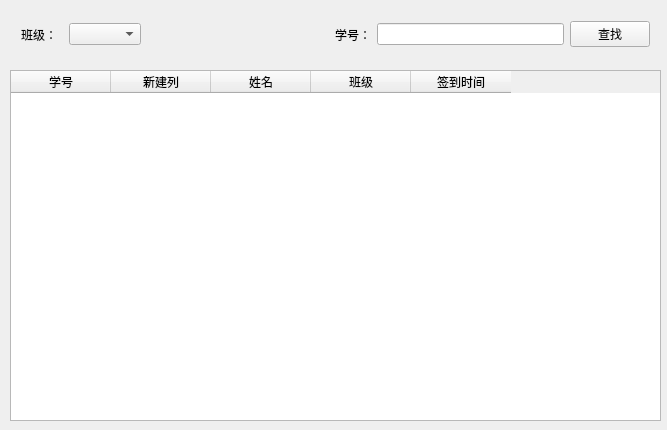
<?xml version="1.0" encoding="UTF-8"?>
<ui version="4.0">
 <class>Widget</class>
 <widget class="QWidget" name="Widget">
  <property name="geometry">
   <rect>
    <x>0</x>
    <y>0</y>
    <width>667</width>
    <height>430</height>
   </rect>
  </property>
  <property name="windowTitle">
   <string>Widget</string>
  </property>
  <widget class="QTableWidget" name="tableWidget">
   <property name="geometry">
    <rect>
     <x>10</x>
     <y>70</y>
     <width>651</width>
     <height>351</height>
    </rect>
   </property>
   <column>
    <property name="text">
     <string>学号</string>
    </property>
   </column>
   <column>
    <property name="text">
     <string>新建列</string>
    </property>
   </column>
   <column>
    <property name="text">
     <string>姓名</string>
    </property>
   </column>
   <column>
    <property name="text">
     <string>班级</string>
    </property>
   </column>
   <column>
    <property name="text">
     <string>签到时间</string>
    </property>
   </column>
  </widget>
  <widget class="QWidget" name="layoutWidget">
   <property name="geometry">
    <rect>
     <x>10</x>
     <y>9</y>
     <width>651</width>
     <height>51</height>
    </rect>
   </property>
   <layout class="QHBoxLayout" name="horizontalLayout">
    <item>
     <widget class="QLabel" name="label">
      <property name="text">
       <string>班级：</string>
      </property>
     </widget>
    </item>
    <item>
     <widget class="QWidget" name="widget" native="true"/>
    </item>
    <item>
     <widget class="QComboBox" name="comboBox"/>
    </item>
    <item>
     <spacer name="horizontalSpacer">
      <property name="orientation">
       <enum>Qt::Horizontal</enum>
      </property>
      <property name="sizeHint" stdset="0">
       <size>
        <width>40</width>
        <height>20</height>
       </size>
      </property>
     </spacer>
    </item>
    <item>
     <widget class="QLabel" name="label_2">
      <property name="text">
       <string>学号：</string>
      </property>
     </widget>
    </item>
    <item>
     <widget class="QLineEdit" name="lineEdit"/>
    </item>
    <item>
     <widget class="QPushButton" name="pushButton">
      <property name="text">
       <string>查找</string>
      </property>
     </widget>
    </item>
   </layout>
  </widget>
 </widget>
 <layoutdefault spacing="6" margin="11"/>
 <resources/>
 <connections/>
</ui>
